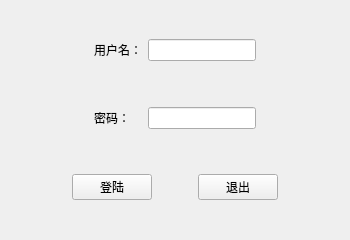
<?xml version="1.0" encoding="UTF-8"?>
<ui version="4.0">
 <class>MainWindow</class>
 <widget class="QMainWindow" name="MainWindow">
  <property name="geometry">
   <rect>
    <x>0</x>
    <y>0</y>
    <width>350</width>
    <height>240</height>
   </rect>
  </property>
  <property name="windowTitle">
   <string>登陆</string>
  </property>
  <widget class="QWidget" name="centralWidget">
   <layout class="QVBoxLayout" name="verticalLayout">
    <item>
     <widget class="QWidget" name="widget" native="true">
      <property name="sizePolicy">
       <sizepolicy hsizetype="Preferred" vsizetype="Fixed">
        <horstretch>0</horstretch>
        <verstretch>0</verstretch>
       </sizepolicy>
      </property>
      <layout class="QGridLayout" name="gridLayout">
       <item row="2" column="2">
        <widget class="QLineEdit" name="lineEdit_2">
         <property name="echoMode">
          <enum>QLineEdit::Password</enum>
         </property>
        </widget>
       </item>
       <item row="0" column="1">
        <widget class="QLabel" name="label">
         <property name="text">
          <string>用户名：</string>
         </property>
        </widget>
       </item>
       <item row="2" column="1">
        <widget class="QLabel" name="label_2">
         <property name="text">
          <string>密码：</string>
         </property>
        </widget>
       </item>
       <item row="0" column="3">
        <spacer name="horizontalSpacer_5">
         <property name="orientation">
          <enum>Qt::Horizontal</enum>
         </property>
         <property name="sizeHint" stdset="0">
          <size>
           <width>60</width>
           <height>20</height>
          </size>
         </property>
        </spacer>
       </item>
       <item row="0" column="2">
        <widget class="QLineEdit" name="lineEdit"/>
       </item>
       <item row="0" column="0">
        <spacer name="horizontalSpacer_3">
         <property name="orientation">
          <enum>Qt::Horizontal</enum>
         </property>
         <property name="sizeHint" stdset="0">
          <size>
           <width>40</width>
           <height>20</height>
          </size>
         </property>
        </spacer>
       </item>
       <item row="1" column="2">
        <spacer name="verticalSpacer">
         <property name="orientation">
          <enum>Qt::Vertical</enum>
         </property>
         <property name="sizeHint" stdset="0">
          <size>
           <width>20</width>
           <height>40</height>
          </size>
         </property>
        </spacer>
       </item>
      </layout>
     </widget>
    </item>
    <item>
     <widget class="QWidget" name="widget_3" native="true">
      <property name="sizePolicy">
       <sizepolicy hsizetype="Preferred" vsizetype="Fixed">
        <horstretch>0</horstretch>
        <verstretch>0</verstretch>
       </sizepolicy>
      </property>
      <layout class="QHBoxLayout" name="horizontalLayout_3">
       <item>
        <spacer name="horizontalSpacer">
         <property name="orientation">
          <enum>Qt::Horizontal</enum>
         </property>
         <property name="sizeHint" stdset="0">
          <size>
           <width>40</width>
           <height>20</height>
          </size>
         </property>
        </spacer>
       </item>
       <item>
        <widget class="QPushButton" name="pushButton">
         <property name="text">
          <string>登陆</string>
         </property>
        </widget>
       </item>
       <item>
        <spacer name="horizontalSpacer_4">
         <property name="orientation">
          <enum>Qt::Horizontal</enum>
         </property>
         <property name="sizeType">
          <enum>QSizePolicy::Fixed</enum>
         </property>
         <property name="sizeHint" stdset="0">
          <size>
           <width>40</width>
           <height>20</height>
          </size>
         </property>
        </spacer>
       </item>
       <item>
        <widget class="QPushButton" name="pushButton_2">
         <property name="text">
          <string>退出</string>
         </property>
        </widget>
       </item>
       <item>
        <spacer name="horizontalSpacer_2">
         <property name="orientation">
          <enum>Qt::Horizontal</enum>
         </property>
         <property name="sizeHint" stdset="0">
          <size>
           <width>40</width>
           <height>20</height>
          </size>
         </property>
        </spacer>
       </item>
      </layout>
     </widget>
    </item>
   </layout>
  </widget>
 </widget>
 <layoutdefault spacing="6" margin="11"/>
 <resources/>
 <connections/>
</ui>
